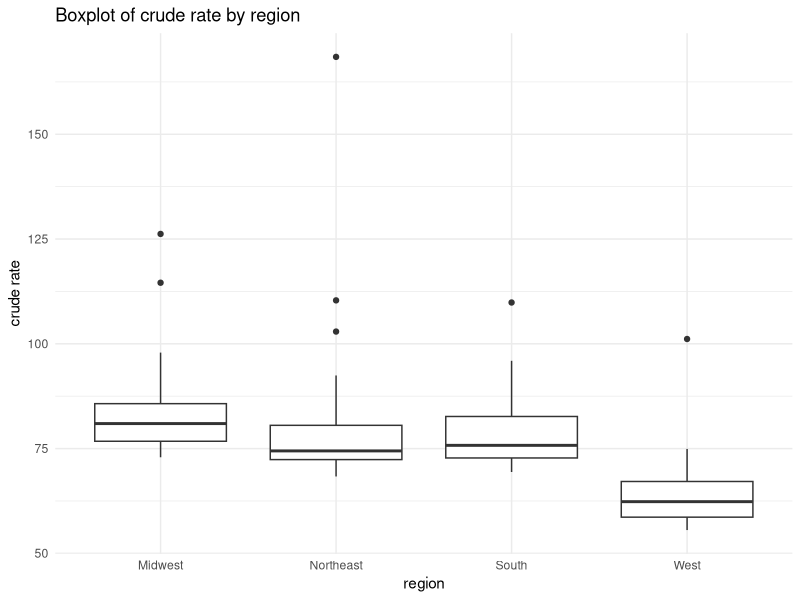
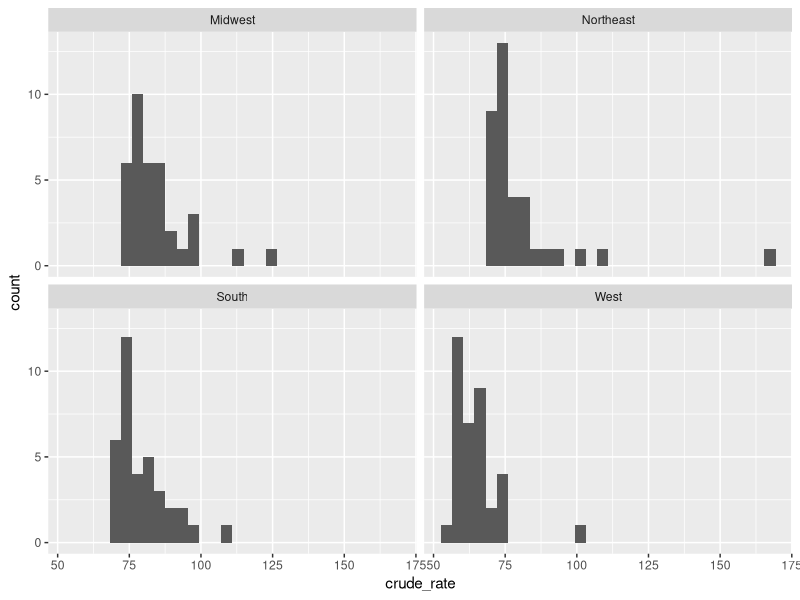
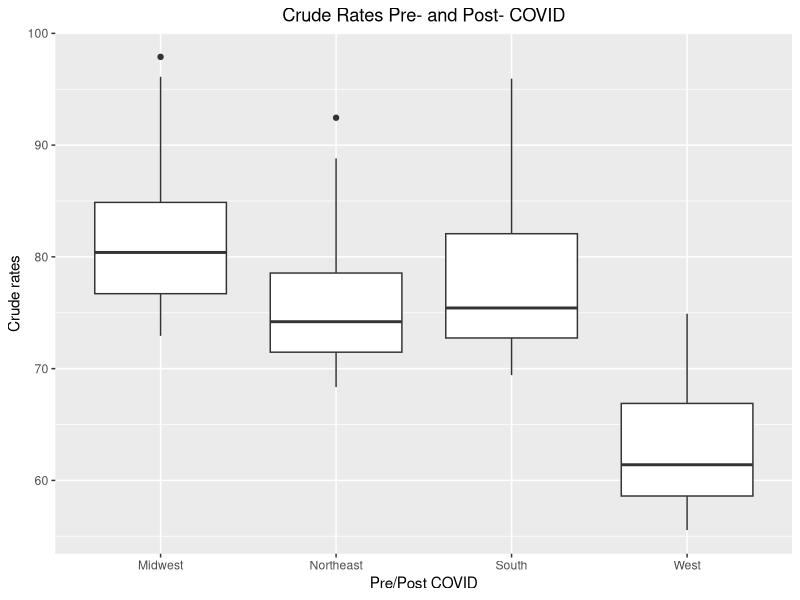
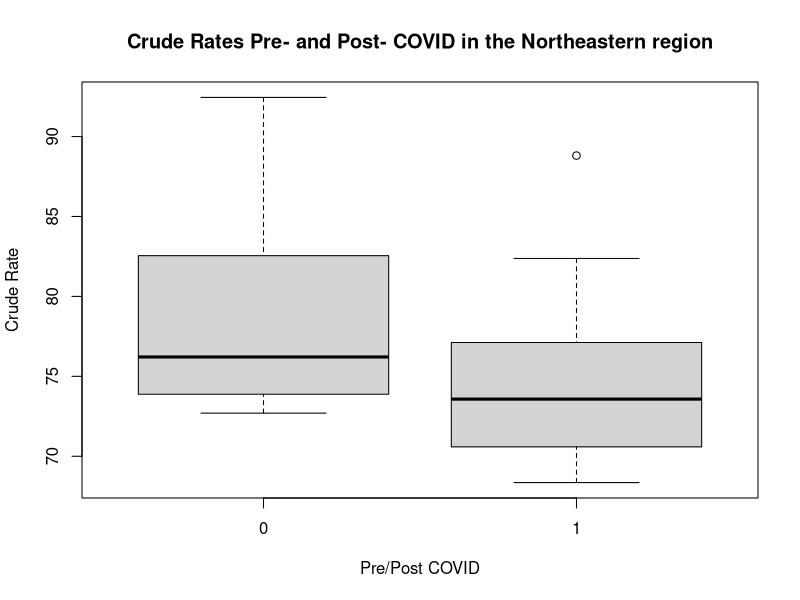
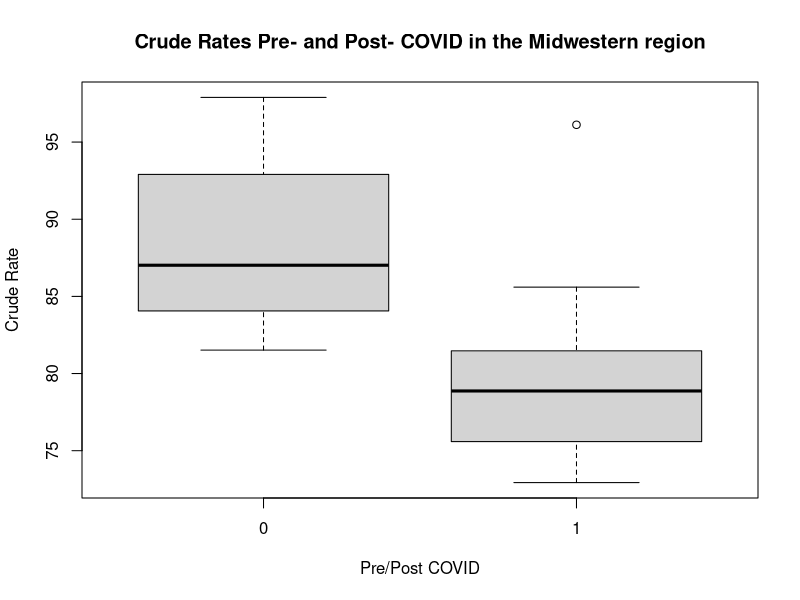
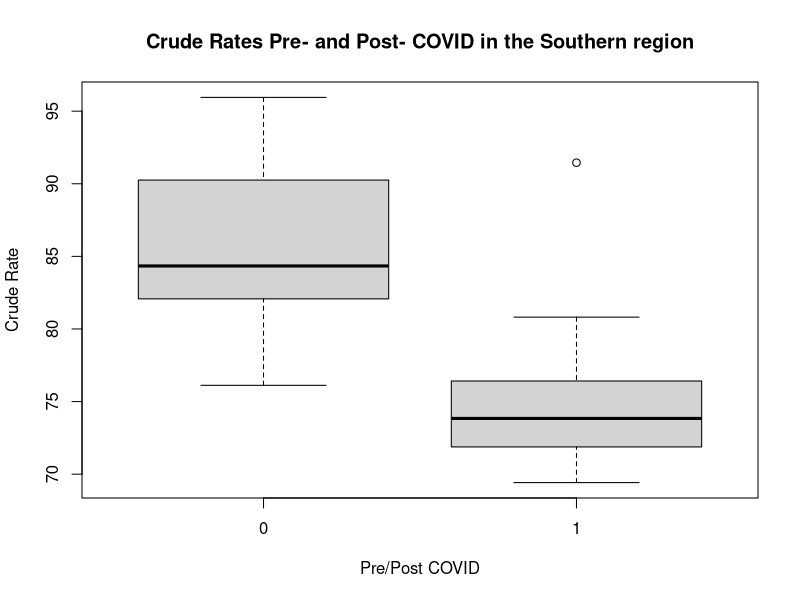
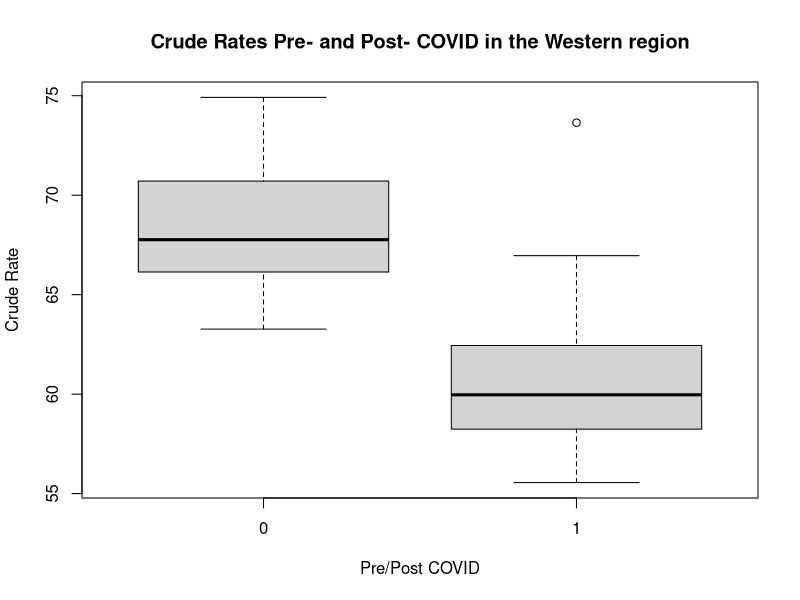

Write the R code that produced these figures, in order.
## ---- chunk 1
suppressWarnings(library(tidyverse))
suppressWarnings(library(ggplot2))
suppressWarnings(library(rstatix))
## ---- chunk 2
# load region data
region <- read.csv("../data/cvd_region_crude_rate.csv")

# create a boolean dummy column named `before_covid` to indicate if this row is 
# before COVID. If yes, before_covid = 1; if no, before_covid = 0
before_covid_index <- append(grep("2018", region$month), grep("2019", region$month))
region$before_covid <- 0
region$before_covid[before_covid_index] <- 1

# report summary statistics of `crude_rate`
region %>%
  group_by(region) %>%
  summarise(
    count = n(),
    mean = mean(crude_rate, na.rm = TRUE),
    sd = sd(crude_rate, na.rm = TRUE),
    median = median(crude_rate, na.rm = TRUE),
    IQR = IQR(crude_rate, na.rm = TRUE)
    )
## ---- chunk 3
ggplot(region, aes(x = region, y = crude_rate)) + geom_boxplot() +
  labs(x = "region", y = "crude rate", title = "Boxplot of crude rate by region") +
  theme_minimal()
## ---- chunk 4
region %>%
  group_by(region) %>%
  ggplot(aes(x=crude_rate)) + 
  geom_histogram() + facet_wrap(~ region, nrow = 2, ncol =2)
## ---- chunk 5
shapiro.test(region$crude_rate)
## ---- chunk 6
region %>%
 group_by(region) %>%
  get_summary_stats(crude_rate,type = "mean_sd")
## ---- chunk 7
region_outliers <- region %>%
  group_by(region) %>%
  identify_outliers(crude_rate)
region_outliers
## ---- chunk 8
region <- region %>%
  anti_join(region_outliers)
## ---- chunk 9
region %>%
  group_by(region) %>%
  shapiro_test(crude_rate)
## ---- chunk 10
region %>%
  levene_test(crude_rate ~ region)
## ---- chunk 11
anova_result <- region %>%
  aov(crude_rate ~ region, data = .)
summary(anova_result)
## ---- chunk 12
ggplot(data = region)+
  geom_boxplot( mapping = aes(x = region, y = crude_rate)) +
  labs(x = "Pre/Post COVID", y = "Crude rates", title = "Crude Rates Pre- and Post- COVID")+ 
  theme(plot.title = element_text(hjust = 0.5))
## ---- chunk 13
northeast <- region[region$region %in% "Northeast", ]
head(northeast)
## ---- chunk 14
northeast %>%
  get_summary_stats(crude_rate,type = "mean_sd")
## ---- chunk 15
northeast %>%
  t_test(crude_rate ~ before_covid, alternative = "less") %>%
  add_significance()
## ---- chunk 16
boxplot(crude_rate ~ before_covid, data = northeast, xlab = "Pre/Post COVID", 
        ylab = "Crude Rate", main = "Crude Rates Pre- and Post- COVID in the Northeastern region")
## ---- chunk 17
midwest <- region[region$region %in% "Midwest", ]
head(midwest)
## ---- chunk 18
midwest %>%
  get_summary_stats(crude_rate,type = "mean_sd")
## ---- chunk 19
midwest %>%
  t_test(crude_rate ~ before_covid, alternative = "less") %>%
  add_significance()
## ---- chunk 20
boxplot(crude_rate ~ before_covid, data = midwest, xlab = "Pre/Post COVID", 
        ylab = "Crude Rate", main = "Crude Rates Pre- and Post- COVID in the Midwestern region")
## ---- chunk 21
south <- region[region$region %in% "South", ]
head(south)
## ---- chunk 22
south %>%
  get_summary_stats(crude_rate,type = "mean_sd")
## ---- chunk 23
south %>%
  t_test(crude_rate ~ before_covid, alternative = "less") %>%
  add_significance()
## ---- chunk 24
boxplot(crude_rate ~ before_covid, data = south, xlab = "Pre/Post COVID", 
        ylab = "Crude Rate", main = "Crude Rates Pre- and Post- COVID in the Southern region")
## ---- chunk 25
west <- region[region$region %in% "West", ]
head(west)
## ---- chunk 26
west %>%
  get_summary_stats(crude_rate,type = "mean_sd")
## ---- chunk 27
west %>%
  t_test(crude_rate ~ before_covid, alternative = "less") %>%
  add_significance()
## ---- chunk 28
boxplot(crude_rate ~ before_covid, data = west, xlab = "Pre/Post COVID", 
        ylab = "Crude Rate", main = "Crude Rates Pre- and Post- COVID in the Western region")
